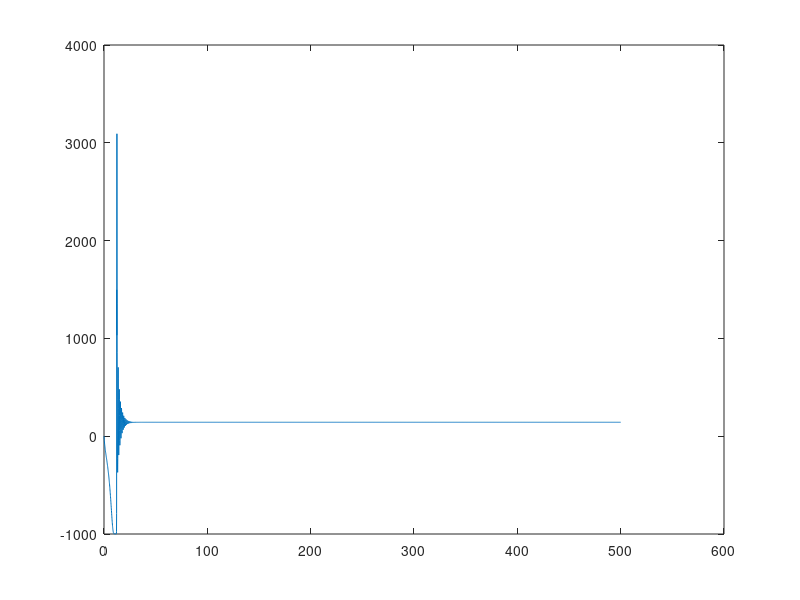

The MATLAB source for this figure:
%Runge-Kutta para el modelo T-CAR
%dx/dt=A-a_0x-dxc_s C?LULAS NAIVE
%dy/dt=dxc_s-d_0y  C?LULAS INFECTADAS
%dc_s/dt=k-k_0c_s-k_1c_sz C?LULAS CANCEROSAS
%dz/dt=B+bc_s-b_0z-b_1zc_s C?LULAS INMUNES

%Constantes
A=1.5;
a1=0.01;
d=0.00001;
d2=0.003;
k=10;
k2=5;
k1=0.005;
B=2;
b=0.01;
b2=0.05;
b1=0.001;

%Define function handles
fX=@(t,X,CS)A-a1*X-d*X*CS;
fY=@(t,Y,X,CS)d*X*CS-d2*Y;
fCS=@(t,CS,Z)k-k2*CS-k1*CS*Z;
fZ=@(t,CS,Z)B+b*CS-b2*Z-b1*Z*CS;

%Initial Conditions
t(1)=0;
X(1)=149.7118;
CS(1)=0.9607;
Y(1)=1.9251;
Z(1)=38.8877;

%Step size
h=0.1;
tfinal=500;
N=ceil(tfinal/h);

%Update Loop
for i=1:N
    %Update time
    t(i+1)=t(i)+h;
    k1X=fX(t(i)      , X(i),       CS(i));
    k1Y=fY(t(i)      , X(i),        CS(i), Y(i)        );
    k1CS=fCS(t(i)    , Z(i),        CS(i));
    k1Z=fCS(t(i)     , Z(i),        CS(i));
    %k2
    k2X=fX(t(i)+h/2  , X(i)+h/2*k1X, CS(i)+h/2*k1CS);
    k2Y=fY(t(i)+h/2  , X(i)+h/2*k1X, CS(i)+h/2*k1CS, Y(i)+h/2*k1Y);
    k2CS=fCS(t(i)+h/2, Z(i)+h/2*k1Z, CS(i)+h/2*k1CS);
    k2Z=fZ(t(i)+h/2  , Z(i)+h/2*k1Z, CS(i)+h/2*k1CS);
    %k3
    k3X=fX(t(i)+h/2  , X(i)+h/2*k2X, CS(i)+h/2*k2CS);
    k3Y=fY(t(i)+h/2  , X(i)+h/2*k2X, CS(i)+h/2*k2CS, Y(i)+h/2*k2Y);
    k3CS=fCS(t(i)+h/2, Z(i)+h/2*k2Z, CS(i)+h/2*k2CS);
    k3Z=fZ(t(i)+h/2  , Z(i)+h/2*k2Z, CS(i)+h/2*k2CS);
    %k4
    k4X=fX(t(i)+h    , X(i)+h*k3X,  CS(i)+h*k3CS);
    k4Y=fY(t(i)+h    , X(i)+h*k3X,  CS(i)+h*k3CS    , Y(i)+h*k3Y);
    k4CS=fCS(t(i)+h  , Z(i)+h*k3Z,  CS(i)+h*k3CS);
    k4Z=fZ(t(i)+h    , Z(i)+h*k3Z,  CS(i)+h*k3CS);
    %x,y,cs,z
    X(i+1)=X(i)+h/6*(k1X+2*k2X+2*k3X+k4X);
    Y(i+1)=Y(i)+h/6*(k1Y+2*k2Y+2*k3Y+k4Y);
    CS(i+1)=CS(i)+h/6*(k1CS+2*k2CS+2*k3CS+k4CS);
    Z(i+1)=Z(i)+h/6*(k1Z+2*k2Z+2*k3Z+k4Z);
end

%Plot the solution
plot(t,CS)
hold on



    
